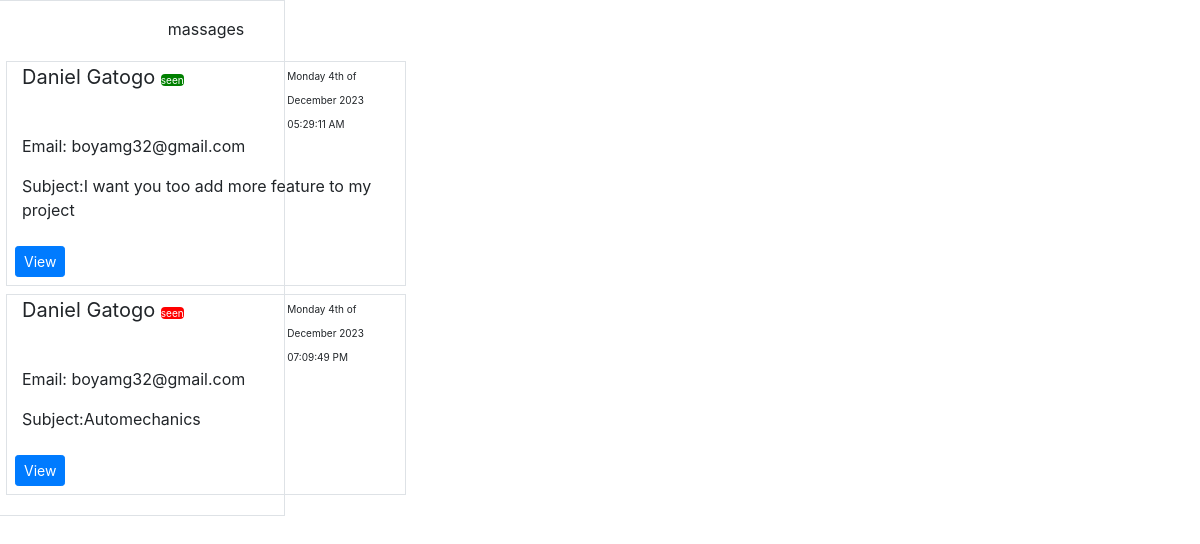
/adm/chat.php (signed in), run on the app's committed database.
### tables this page shows
CREATE TABLE `potmassage` (
  `id` int(11) NOT NULL,
  `name` varchar(50) NOT NULL,
  `email` varchar(50) NOT NULL,
  `phone` varchar(50) NOT NULL,
  `subject` varchar(200) NOT NULL,
  `massage` varchar(10000) NOT NULL,
  `date` varchar(50) NOT NULL,
  `status` int(11) NOT NULL DEFAULT 0
);

### adm/chat.php (the view, shortened to what this page needs)
<!DOCTYPE html>
<html lang="en">
<?php include('common/head.php')?>
<body>
        <div class="row  w-25 border">
            <div class="user p-2 m-2">
                <div class="text-center"><p>massages</p></div>
<?php
include('conn.php');
                                   $sql4 = "select * from potmassage ";
                                   $result4 = mysqli_query($conn,$sql4)or die( mysqli_error($conn));
                                   while ($row4=mysqli_fetch_array($result4)) {
$status= $row4['status'];
$subject= $row4['subject'];
if ($status=='1') {
$color='green';
}
else {
  $color='red';
}
                                 ?>
                <div class="row">
                    <div class="col-12  ">
                        <div style="width: 400px;" class="row border m-1">
                            <div class="col-sm-8"><p style="font-size: 20px;"><?php echo $row4['name']?> <span style=" font-size:10px; background-color:<?php echo $color?>; color:white;"  class="rounded text-center ">seen</span></p></div>
                        <div class="col-sm-4"><span style="font-size:10px;"><?php echo $row4['date']?></span></div>
                        <div class="col-sm-12 m-0"><p>Email: <?php echo $row4['email']?></p></div>
                        <div class="col-sm-12"><p>Subject:<?php echo $subject?></p></div>
                        <button type="button" class="btn btn-primary  btn-sm m-2" data-toggle="modal" data-target="#exampleModal">
                            View
                          </button>
                        </div>
                    </div>
                </div>
<?php }?>
            </div>
        </div>
</body>
</html>

### data on the page
potmassage: name "Daniel Gatogo", date "Monday 4th of December 2023 05:29:11 AM", email "boyamg32@gmail.com", subject "I want you too add more feature to my project"
potmassage: name "Daniel Gatogo", date "Monday 4th of December 2023 07:09:49 PM", email "boyamg32@gmail.com", subject "Automechanics"
